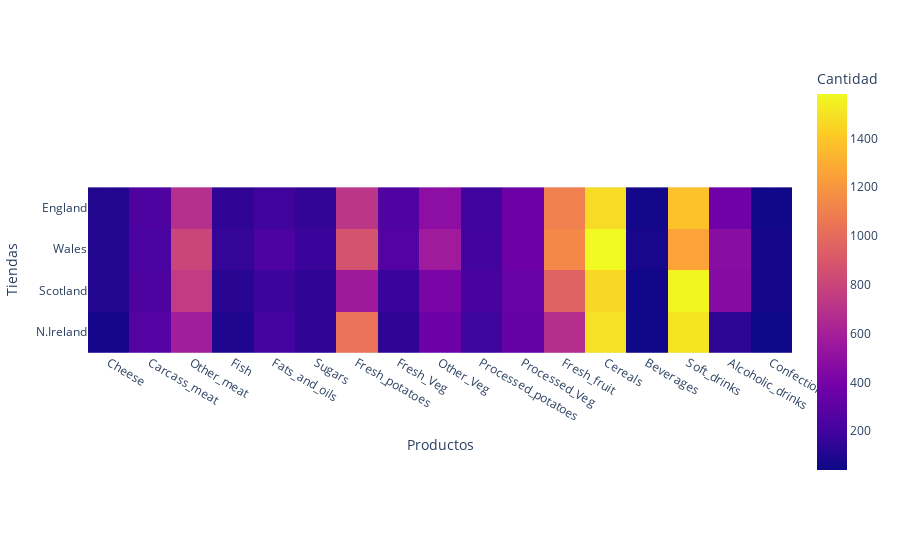

Notebook code for this chart:
### Code cell
# 3D heatmap
fig = px.imshow(df_t, labels = dict(x = 'Productos', y = 'Tiendas', color = 'Cantidad'))
fig.show()
#fig.show(renderer = 'browser')

### Figure 1 — Plotly figure (JSON) as saved in the notebook; plotly's stock layout.template omitted (floating-point values rounded to 4 significant figures)
{"data": [{"coloraxis": "coloraxis", "hovertemplate": "Productos: %{x}<br>Tiendas: %{y}<br>Cantidad: %{z}<extra></extra>", "name": "0", "type": "heatmap", "x": ["Cheese", "Carcass_meat ", "Other_meat ", "Fish", "Fats_and_oils ", "Sugars", "Fresh_potatoes ", "Fresh_Veg ", "Other_Veg ", "Processed_potatoes ", "Processed_Veg ", "Fresh_fruit ", "Cereals ", "Beverages", "Soft_drinks ", "Alcoholic_drinks ", "Confectionery "], "xaxis": "x", "y": ["England", "Wales", "Scotland", "N.Ireland"], "yaxis": "y", "z": [[105, 245, 685, 147, 193, 156, 720, 253, 488, 198, 360, 1102, 1472, 57, 1374, 375, 54], [103, 227, 803, 160, 235, 175, 874, 265, 570, 203, 365, 1137, 1582, 73, 1256, 475, 64], [103, 242, 750, 122, 184, 147, 566, 171, 418, 220, 337, 957, 1462, 53, 1572, 458, 62], [66, 267, 586, 93, 209, 139, 1033, 143, 355, 187, 334, 674, 1494, 47, 1506, 135, 41]]}], "layout": {"coloraxis": {"colorbar": {"title": {"text": "Cantidad"}}, "colorscale": [[0, "#0d0887"], [0.1111, "#46039f"], [0.2222, "#7201a8"], [0.3333, "#9c179e"], [0.4444, "#bd3786"], [0.5556, "#d8576b"], [0.6667, "#ed7953"], [0.7778, "#fb9f3a"], [0.8889, "#fdca26"], [1, "#f0f921"]]}, "margin": {"t": 60}, "xaxis": {"anchor": "y", "constrain": "domain", "domain": [0, 1], "scaleanchor": "y", "title": {"text": "Productos"}}, "yaxis": {"anchor": "x", "autorange": "reversed", "constrain": "domain", "domain": [0, 1], "title": {"text": "Tiendas"}}}}
